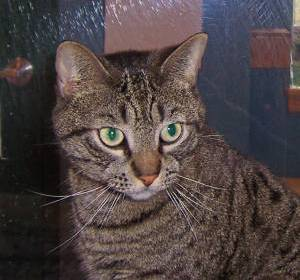
#> input picture data/K_means/cats_and_dogs_filtered/train/cats/cat.1.jpg, 300 x 280 px; its folder holds only this picture in this run
$ jupyter execute ex1_2.ipynb
#> lines starting #> are read from the running program, lines starting #| are printed output that depends on the picture
[cell 1]
import pandas as pd
import numpy as np
import matplotlib.pyplot as plt
import os
from scipy.spatial.distance import cdist
import cv2
from sklearn.preprocessing import StandardScaler

base_dir = "../../data/K_means/cats_and_dogs_filtered/"
train_dir = os.path.join(base_dir, 'train/')
validation_dir = os.path.join(base_dir, 'validation/')

# Directory with training cat/dog pictures
train_cats_dir = os.path.join(train_dir, 'cats')
train_dogs_dir = os.path.join(train_dir, 'dogs')

# Directory with validation cat/dog pictures
validation_cats_dir = os.path.join(validation_dir, 'cats')
validation_dogs_dir = os.path.join(validation_dir, 'dogs')

[cell 2]
train_cat_fnames = os.listdir( train_cats_dir )
train_dog_fnames = os.listdir( train_dogs_dir )

validation_cat_fnames = os.listdir( validation_cats_dir )
validation_dog_fnames = os.listdir( validation_dogs_dir )

print(train_cat_fnames[:10])
print(train_dog_fnames[:10])

print('total training cat images :', len(os.listdir( train_cats_dir ) ))
print('total training dog images :', len(os.listdir( train_dogs_dir ) ))
print('total validation cat images :', len(os.listdir( validation_cats_dir ) ))
print('total validation dog images :', len(os.listdir( validation_dogs_dir ) ))

[cell 3]
def get_data(file_dir, file_names, img_size = 28):
    image_data = []
    for file_name in file_names:
        img = cv2.imread(os.path.join(file_dir, file_name), cv2.IMREAD_GRAYSCALE)
        if img is not None:
            img = cv2.resize(img, (img_size, img_size))
            image_data.append(img.flatten())
    return pd.DataFrame(image_data)

[cell 4]
def kmeans_display(X, label):
    K = np.amax(label) + 1
    X0 = X[label == 0]
    X1 = X[label == 1]
    X2 = X[label == 2]
    plt.plot(X0["x1"], X0["x2"], 'b^', markersize = 4, alpha = .8)
    plt.plot(X1["x1"], X1["x2"], 'go', markersize = 4, alpha = .8)
    plt.plot(X2["x1"], X2["x2"], 'rs', markersize = 4, alpha = .8)
    plt.axis('equal')
    plt.plot()
    plt.show()

[cell 5]
X_train = pd.concat((get_data(train_cats_dir, train_cat_fnames), get_data(train_dogs_dir, train_dog_fnames)))
#> in get_data, `img = cv2.imread(os.path.join(file_dir, file_name), cv2.IMREAD_GRAYSCA..`:
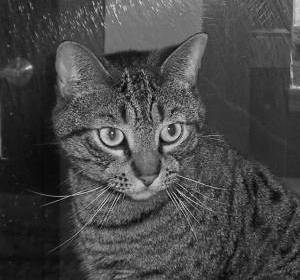
#> img: shape (280, 300); min 0, max 237, mean 71.4
#> in get_data, `img = cv2.resize(img, (img_size, img_size))`:
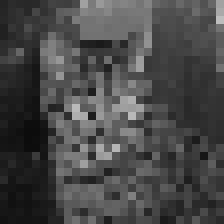
#> img: shape (28, 28) (shown 8 times larger); min 12, max 189, mean 71.7
#> call 2 of get_data, with img_size = 28
#> in get_data (call 2), `image_data = []`: image_data = []
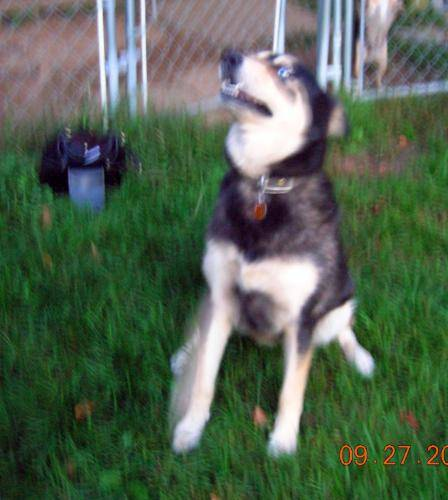
#> input picture data/K_means/cats_and_dogs_filtered/train/dogs/dog.120.jpg, 448 x 500 px
#> in get_data (call 2), `img = cv2.imread(os.path.join(file_dir, file_name), cv2.IMREAD_GRAYSCA..`:
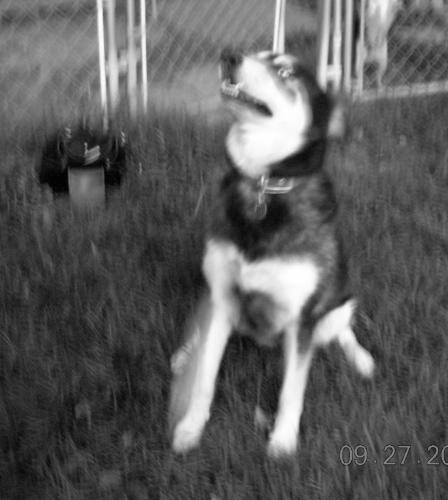
#> img: shape (500, 448); min 0, max 255, mean 92.8
#> in get_data (call 2), `img = cv2.resize(img, (img_size, img_size))`:
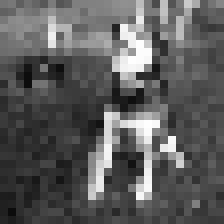
#> img: shape (28, 28) (shown 8 times larger); min 12, max 254, mean 91.9
#> X_train = table of 2 rows and 784 columns

[cell 6]
def kmeans_display(X, label):
    K = np.amax(label) + 1
    X0 = X.iloc[label == 0, :]
    X1 = X.iloc[label == 1, :]
    X2 = X.iloc[label == 2, :]
    plt.plot(X0.iloc[:, 0], X0.iloc[:, 1], 'b^', markersize = 4, alpha = .8)
    plt.plot(X1.iloc[:, 0], X1.iloc[:, 1], 'go', markersize = 4, alpha = .8)
    plt.plot(X2.iloc[:, 0], X2.iloc[:, 1], 'rs', markersize = 4, alpha = .8)
    plt.axis('equal')
    plt.plot()
    plt.show()

[cell 7]
def kmeans_init_centers(X, k):
    # randomly pick k rows of X as initial centers
    return X.iloc[np.random.choice(X.shape[0], k, replace=False)]

[cell 8]
def kmeans_assign_labels(X, centers):
    # calculate pairwise distances btw data and centers
    D = cdist(X, centers)
    # return index of the closest center
    return np.argmin(D, axis = 1)

[cell 9]
def kmeans_update_centers(X, labels, K):
    centers = np.zeros((K, X.shape[1]))
    for k in range(K):
        # collect all points assigned to the k-th cluster
        Xk = X.iloc[labels == k, :]
        # take average
        centers[k,:] = np.mean(Xk, axis = 0)
    return centers

[cell 10]
def has_converged(centers, new_centers):
    # return True if two sets of centers are the same
    return (set([tuple(a) for a in np.array(centers)]) ==
    set([tuple(a) for a in new_centers]))

[cell 11]
def kmeans(X, K):
    centers = [kmeans_init_centers(X, K)]
    labels = []
    it = 0

    while True:
        labels.append(kmeans_assign_labels(X, centers[-1]))
        new_centers = kmeans_update_centers(X, labels[-1], K)
        if has_converged(centers[-1], new_centers):
            break
        centers.append(new_centers)
        it += 1
    return (centers, labels, it)

[cell 12]
K = 2

(centers, labels, it) = kmeans(X_train, K)
#> centers = 1 item; labels = [[1, 0]]; it = 0
print('Centers found by our algorithm:')
print(centers[-1])
#> (printed output is left out)
kmeans_display(X_train, labels[-1])
#> in kmeans_display, `K = np.amax(label) + 1`: K = 2
#> in kmeans_display, `X0 = X.iloc[label == 0, :]`: X0 = table of 1 rows and 784 columns
#> in kmeans_display, `X2 = X.iloc[label == 2, :]`: X2 = table of 0 rows and 784 columns
#> in kmeans_display, `plt.show()`:
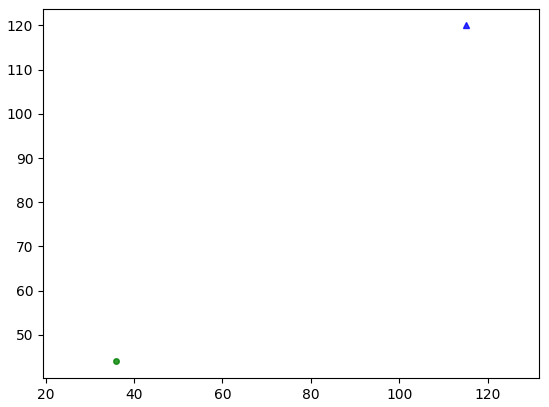
#> figure drawn by matplotlib, 1 panel
